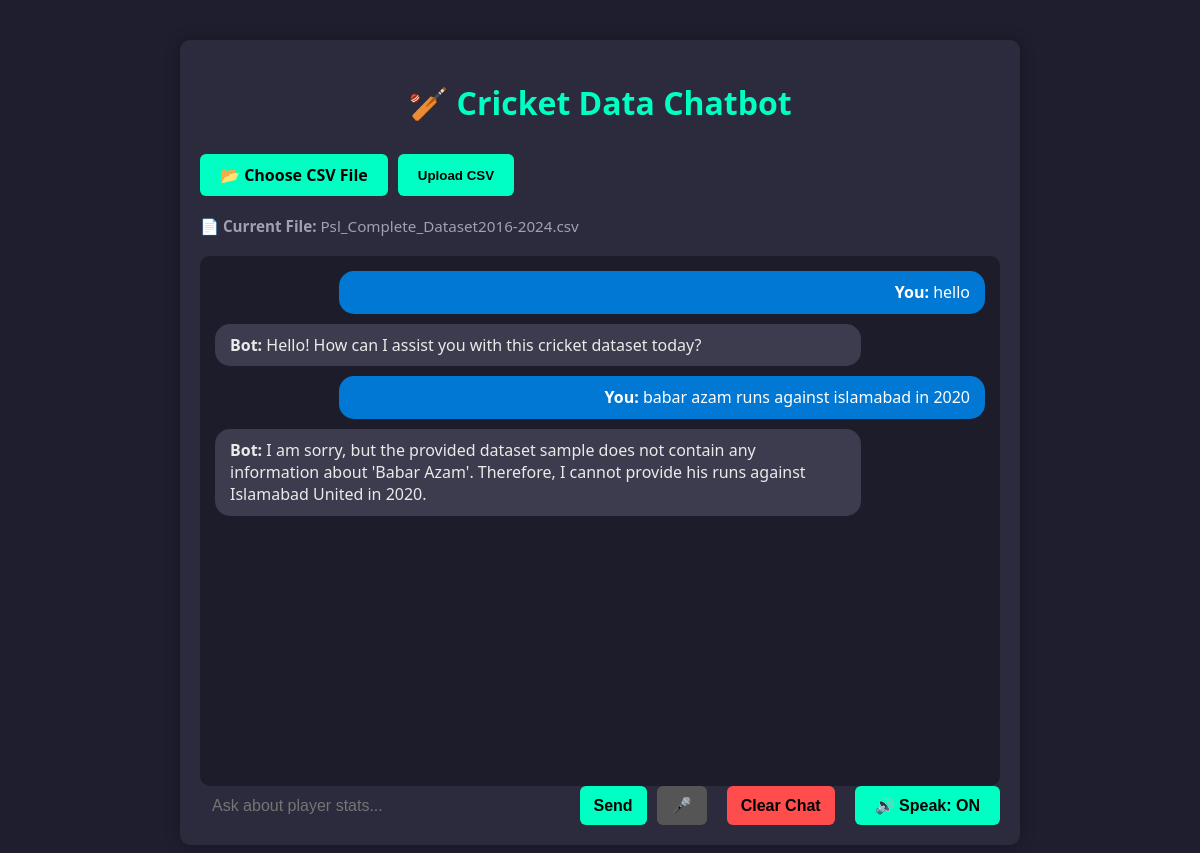
Before: / with the older database file.
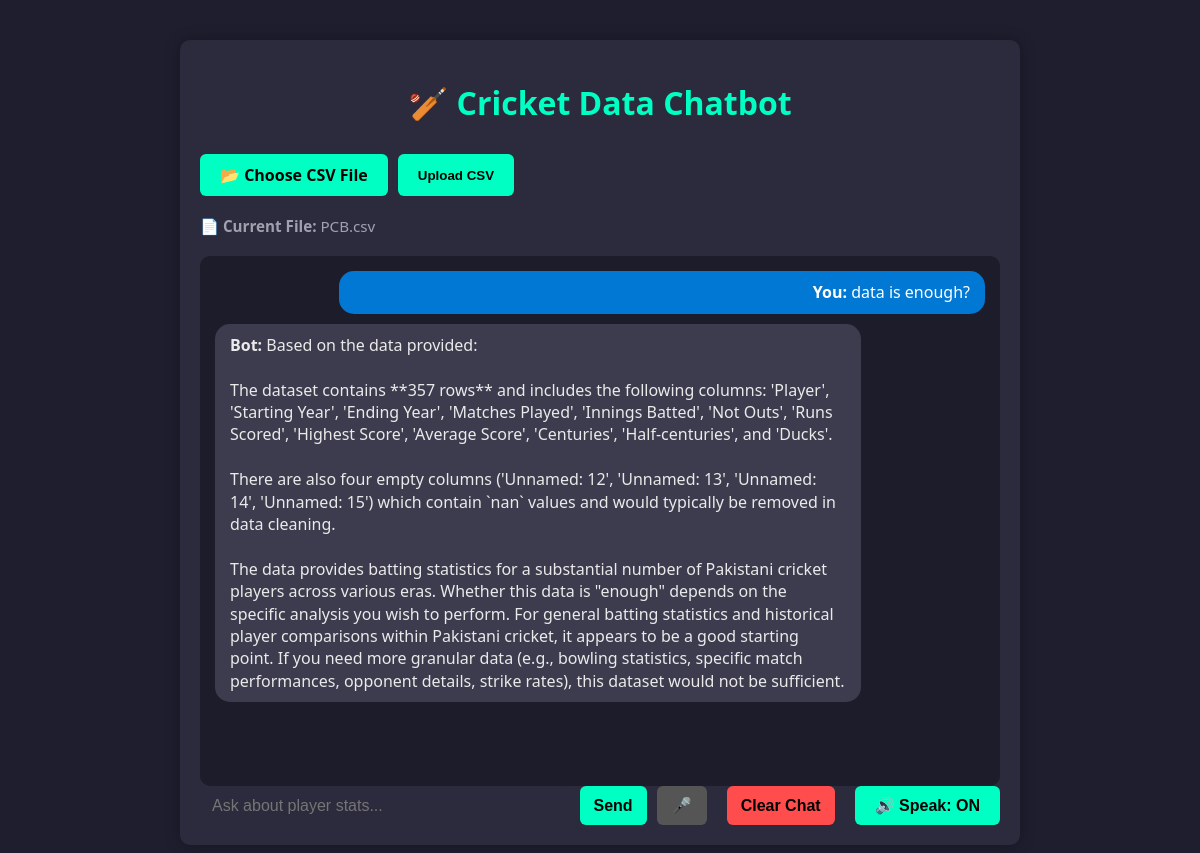
After: the same page with the newer database file.
### tables this page shows
CREATE TABLE current_file (id INTEGER PRIMARY KEY, filename TEXT);

CREATE TABLE chat_history (id INTEGER PRIMARY KEY, message TEXT, response TEXT);

### app.py (the view)
@app.route('/')
def index():
    current_file = get_current_file()
    conn = sqlite3.connect(DB_FILE)
    cursor = conn.cursor()
    cursor.execute("SELECT message, response FROM chat_history")
    history = cursor.fetchall()
    conn.close()
    return render_template('index.html', history=history, filename=current_file)

### app.py (called while the page is built)
def get_current_file():
    conn = sqlite3.connect(DB_FILE)
    cursor = conn.cursor()
    cursor.execute("SELECT filename FROM current_file ORDER BY id DESC LIMIT 1")
    result = cursor.fetchone()
    conn.close()
    return result[0] if result else None

### templates/index.html (shortened to what this page needs)
<!DOCTYPE html>
<html>
<head>
    <link rel="stylesheet" href="{{ url_for('static', filename='style.css') }}">
</head>
<body>
<div class="container">
    <h1>🏏 Cricket Data Chatbot</h1>
    <form method="POST" enctype="multipart/form-data" action="/upload" class="upload-form">
        <label for="fileUpload" class="custom-file-upload">📂 Choose CSV File</label>
        <button type="submit">Upload CSV</button>
    </form>
    {% if filename %}
        <p class="filename">📄 <strong>Current File:</strong> {{ filename }}</p>
    {% else %}
        <p class="filename">⚠️ No file uploaded.</p>
    {% endif %}
    <div class="chat-box" id="chatHistory">
        {% for message, response in history %}
            <div class="chat-entry user-msg">
                <div class="bubble user"><strong>You:</strong> {{ message }}</div>
            </div>
            <div class="chat-entry bot-msg">
                <div class="bubble bot"><strong>Bot:</strong> {{ response }}</div>
            </div>
        {% endfor %}
    </div>
    <form id="chatForm" class="message-form">
        <input type="text" id="messageInput" name="message" placeholder="Ask about player stats..." required>
        <button type="submit">Send</button>
        <button type="button" id="micBtn" title="Speak" style="background-color:#555;">🎤</button>
        <button type="button" id="clearChatBtn" style="background-color:#ff4d4d; margin-left: 10px;">Clear Chat</button>
        <button type="button" id="speakToggle" class="on" title="Toggle speak">🔊 Speak: ON</button>
    </form>
</div>
</body>
</html>

### static/style.css (style rules this page uses)
body { background-color: #1e1e2f; color: #e1e1e1; font-family: 'Segoe UI', Tahoma, Geneva, Verdana, sans-serif; margin: 0; padding: 0; }
.container { max-width: 800px; margin: 40px auto; padding: 20px; background-color: #2b2b3d; border-radius: 10px; box-shadow: 0 0 15px rgba(0,0,0,0.3); }
h1 { text-align: center; color: #00ffc3; margin-bottom: 30px; }
.upload-form, .message-form { display: flex; gap: 10px; margin-bottom: 20px; }
.upload-form input[type="file"], .message-form input[type="text"] { flex: 1; padding: 10px; border: none; border-radius: 6px; }
.upload-form button, .message-form button { background-color: #00ffc3; color: #000; border: none; padding: 10px 20px; border-radius: 6px; cursor: pointer; font-weight: bold; }
.filename { margin-bottom: 20px; font-size: 0.95rem; color: #a0a0b0; }
.chat-box { background-color: #1c1c2a; border-radius: 10px; padding: 15px; height: 500px; display: flex; flex-direction: column; }
.chat-entry { margin-bottom: 10px; }
.bubble { padding: 10px 15px; border-radius: 15px; max-width: 80%; line-height: 1.4; white-space: pre-wrap; }
.user-msg .bubble.user { background-color: #0078d4; color: #fff; margin-left: auto; text-align: right; }
.bot-msg .bubble.bot { background-color: #3c3c4e; color: #eaeaea; margin-right: auto; }
.message-form { margin-bottom: 0; }
.message-form input[type="text"] { flex-grow: 1; max-width: none; padding: 8px 12px; font-size: 1rem; border-radius: 6px; border: none; background-color: #2b2b3d; color: #e1e1e1; outline: none; }
.message-form button { padding: 8px 14px; font-size: 1rem; min-width: 50px; border-radius: 6px; cursor: pointer; background-color: #00ffc3; color: #000; border: none; font-weight: bold; }
.custom-file-upload { background-color: #00ffc3; color: #000; padding: 10px 20px; border-radius: 6px; cursor: pointer; font-weight: bold; display: inline-block; transition: background-color 0.2s ease; }
#micBtn { border-radius: 6px; color: white; padding: 10px; cursor: pointer; border: none; }

### templates/index.html (style rules this page uses)
.chat-box { max-height: 70vh; overflow-y: auto; }
.chat-entry { animation: fadeIn 0.4s ease-in; }
#speakToggle { background-color: #00ffc3; color: #000; border: none; padding: 10px 20px; border-radius: 6px; cursor: pointer; font-weight: bold; margin-left: 10px; }

Changed rows visible on the page:
removed chat_history: message "hello", response "Hello! How can I assist you with this cricket dataset today?"
removed chat_history: message "babar azam runs against islamabad in 2020", response "I am sorry, but the provided dataset sample does not contain any information about 'Babar Azam'. Therefore, I cannot provide his runs against Islamabad United in 2020."
changed current_file: filename "Psl_Complete_Dataset2016-2024.csv" → "PCB.csv"
added chat_history: message "data is enough?", response "Based on the data provided: The dataset contains **357 rows** and includes the following columns: 'Player', 'Starting Year', 'Ending Year', 'Matches Played', 'Innings Batted', 'Not Outs', 'Runs Scored', 'Highest Score', 'Average Score', 'Centuries', 'Half-centuries', and 'Ducks'. There are also four empty columns ('Unnamed: 12', 'Unnamed: 13', 'Unnamed: 14', 'Unnamed: 15') which contain `nan` values and would typically be removed in data cleaning. The data provides batting statistics for a substantial number of Pakistani cricket players across various eras. Whether this data is \"enough\" depends on the specific analysis you wish to perform. For general batting statistics and historical…"
